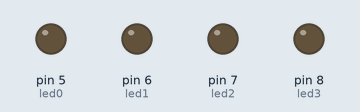
This sketch was run on a simulated Arduino Uno, built with avr-gcc and run on an emulated ATmega328P. On the bench: output pins drawn as LEDs (lit = HIGH).

Above: at 0.1 s.
At 3.1 s:
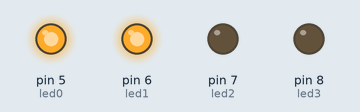
At 5.1 s:
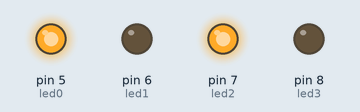
At 7.1 s:
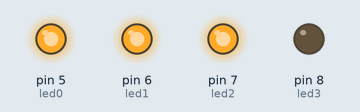
At 11.1 s:
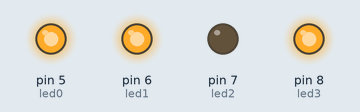
At 15.1 s:
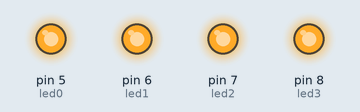
Timing chart, 0 to 16.6 s (numbered marks = the images above):
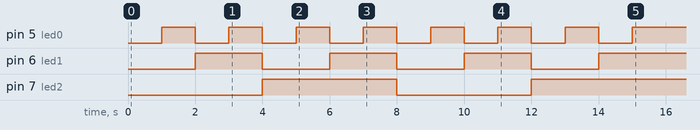

The sketch:

001_Array_de_8_LEDs_ex_7.ino
```cpp
const int led0 = 5;          // donar nom al pin 5 de l’Arduino
const int led1 = 6;          // donar nom al pin 6 de l’Arduino
const int led2 = 7;          // donar nom al pin 7 de l’Arduino
const int led3 = 8;          // donar nom al pin 8 de l’Arduino
int a = 15;
void setup()
{
  pinMode(led0, OUTPUT);     // definir el pin 5 com una sortida
  pinMode(led1, OUTPUT);     // definir el pin 6 com una sortida
  pinMode(led2, OUTPUT);     // definir el pin 7 com una sortida
  pinMode(led3, OUTPUT);     // definir el pin 8 com una sortida
  Serial.begin(9600);
  for(int i=0; i<=a; i++){
    if (i==0){
  digitalWrite(led0, LOW);    // posar a 5V el pin 5
  digitalWrite(led1, LOW);    // posar a 5V el pin 6
  digitalWrite(led2, LOW);    // posar a 5V el pin 7
  digitalWrite(led3, LOW);    // posar a 5V el pin 8
  delay(1000);
      }
     else if (i==1){
  digitalWrite(led0, HIGH);    // posar a 5V el pin 5
  digitalWrite(led1, LOW);    // posar a 5V el pin 6
  digitalWrite(led2, LOW);    // posar a 5V el pin 7
  digitalWrite(led3, LOW);    // posar a 5V el pin 8
  delay(1000);
      }
      else if (i==2){
  digitalWrite(led0, LOW);    // posar a 5V el pin 5
  digitalWrite(led1, HIGH);    // posar a 5V el pin 6
  digitalWrite(led2, LOW);    // posar a 5V el pin 7
  digitalWrite(led3, LOW);    // posar a 5V el pin 8
  delay(1000);
      }
     else if (i==3) {
  digitalWrite(led0, HIGH);    // posar a 5V el pin 5
  digitalWrite(led1, HIGH);    // posar a 5V el pin 6
  digitalWrite(led2, LOW);    // posar a 5V el pin 7
  digitalWrite(led3, LOW);    // posar a 5V el pin 8
  delay(1000);
      }
      else if (i==4) {
  digitalWrite(led0, LOW);    // posar a 5V el pin 5
  digitalWrite(led1, LOW);    // posar a 5V el pin 6
  digitalWrite(led2, HIGH);    // posar a 5V el pin 7
  digitalWrite(led3, LOW);    // posar a 5V el pin 8
  delay(1000);
      }
      else if (i==5) {
  digitalWrite(led0, HIGH);    // posar a 5V el pin 5
  digitalWrite(led1, LOW);    // posar a 5V el pin 6
  digitalWrite(led2, HIGH);    // posar a 5V el pin 7
  digitalWrite(led3, LOW);    // posar a 5V el pin 8
  delay(1000);
      }
      else if (i==6) {
  digitalWrite(led0, LOW);    // posar a 5V el pin 5
  digitalWrite(led1, HIGH);    // posar a 5V el pin 6
  digitalWrite(led2, HIGH);    // posar a 5V el pin 7
  digitalWrite(led3, LOW);    // posar a 5V el pin 8
  delay(1000);
      }
      else if (i==7) {
  digitalWrite(led0, HIGH);    // posar a 5V el pin 5
  digitalWrite(led1, HIGH);    // posar a 5V el pin 6
  digitalWrite(led2, HIGH);    // posar a 5V el pin 7
  digitalWrite(led3, LOW);    // posar a 5V el pin 8
  delay(1000);
      }
      else if (i==8) {
  digitalWrite(led0, LOW);    // posar a 5V el pin 5
  digitalWrite(led1, LOW);    // posar a 5V el pin 6
  digitalWrite(led2, LOW);    // posar a 5V el pin 7
  digitalWrite(led3, HIGH);    // posar a 5V el pin 8
  delay(1000);
      }
      else if (i==9) {
  digitalWrite(led0, HIGH);    // posar a 5V el pin 5
  digitalWrite(led1, LOW);    // posar a 5V el pin 6
  digitalWrite(led2, LOW);    // posar a 5V el pin 7
  digitalWrite(led3, HIGH);    // posar a 5V el pin 8
  delay(1000);
      }
      else if (i==10) {
  digitalWrite(led0, LOW);    // posar a 5V el pin 5
  digitalWrite(led1, HIGH);    // posar a 5V el pin 6
  digitalWrite(led2, LOW);    // posar a 5V el pin 7
  digitalWrite(led3, HIGH);    // posar a 5V el pin 8
  delay(1000);
      }
      else if (i==11) {
  digitalWrite(led0, HIGH);    // posar a 5V el pin 5
  digitalWrite(led1, HIGH);    // posar a 5V el pin 6
  digitalWrite(led2, LOW);    // posar a 5V el pin 7
  digitalWrite(led3, HIGH);    // posar a 5V el pin 8
  delay(1000);
      }
      else if (i==12) {
  digitalWrite(led0, LOW);    // posar a 5V el pin 5
  digitalWrite(led1, LOW);    // posar a 5V el pin 6
  digitalWrite(led2, HIGH);    // posar a 5V el pin 7
  digitalWrite(led3, HIGH);    // posar a 5V el pin 8
  delay(1000);
      }
      else if (i==13) {
  digitalWrite(led0, HIGH);    // posar a 5V el pin 5
  digitalWrite(led1, LOW);    // posar a 5V el pin 6
  digitalWrite(led2, HIGH);    // posar a 5V el pin 7
  digitalWrite(led3, HIGH);    // posar a 5V el pin 8
  delay(1000);
      }
      else if (i==14) {
  digitalWrite(led0, LOW);    // posar a 5V el pin 5
  digitalWrite(led1, HIGH);    // posar a 5V el pin 6
  digitalWrite(led2, HIGH);    // posar a 5V el pin 7
  digitalWrite(led3, HIGH);    // posar a 5V el pin 8
  delay(1000);
      }
      else {
  digitalWrite(led0, HIGH);    // posar a 5V el pin 5
  digitalWrite(led1, HIGH);    // posar a 5V el pin 6
  digitalWrite(led2, HIGH);    // posar a 5V el pin 7
  digitalWrite(led3, HIGH);    // posar a 5V el pin 8
  delay(1000);
      }
 }
}
void loop(){}
```
